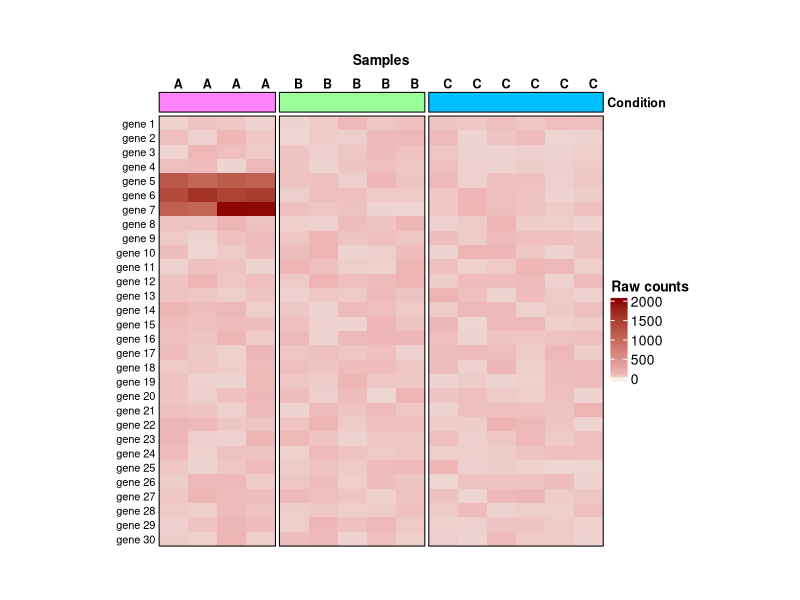
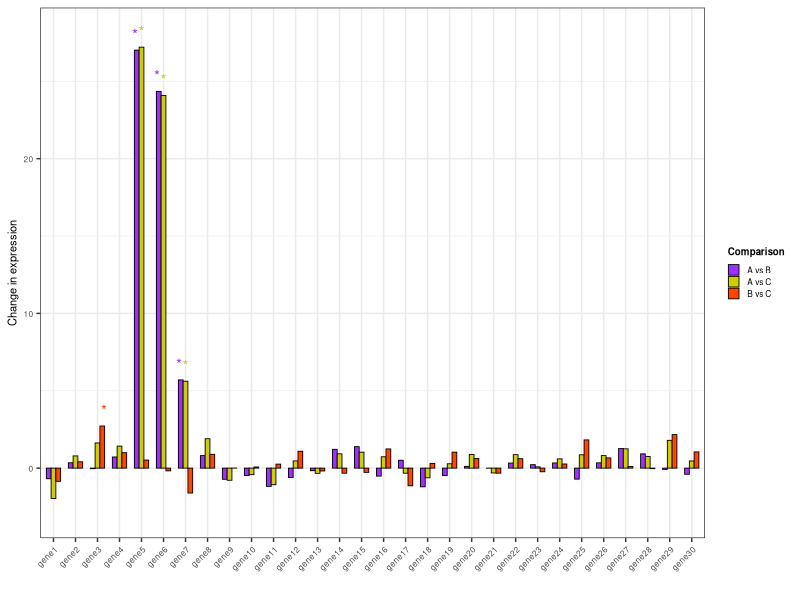
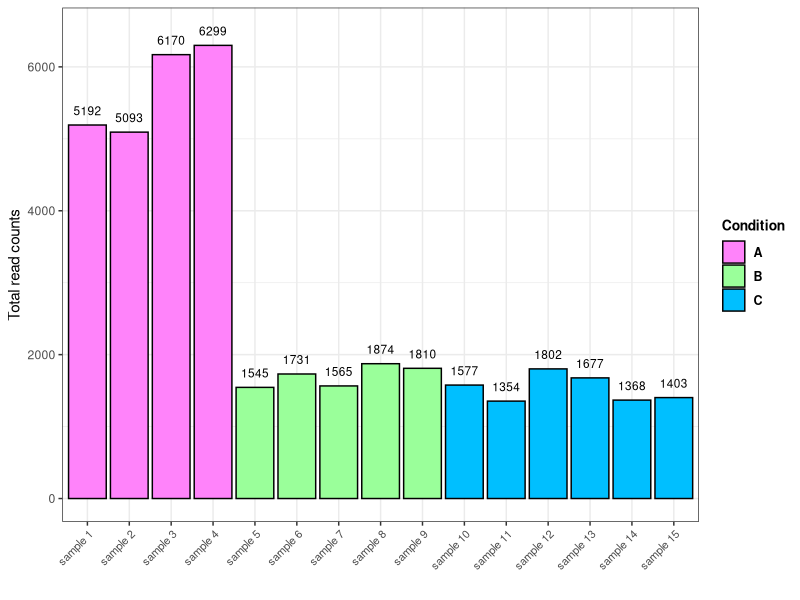

The R source for these figures, in order:
## ---- chunk 1

library(ComplexHeatmap)
library(circlize)

## 15 samples across 3 conditions 
conditions <- rep(c("A", "B", "C"), c(4, 5, 6))

## Raw counts for 30 genes across the 15 samples
set.seed(12242024)
expr <- matrix(data = sample(c(10:100), replace = T, size = 450), nrow = 30)
colnames(expr) <- conditions
rownames(expr) <- paste("gene", 1:30)

## Introduce 3 highly-expressed genes in condition A only
expr[c("gene 5", "gene 6", "gene 7"), 1:4] <- sample(c(1000:2000), replace = T, size = 12)


## Plot
col_anno <- HeatmapAnnotation(
  Condition = anno_block(gp = gpar(fill = c("orchid1", "palegreen1", "deepskyblue1"), col = "black"), show_name = T), 
  annotation_name_gp =  gpar(fontsize = 9, fontface = "bold"))

Heatmap(expr,
        name = "Raw counts", 
        top_annotation = col_anno, 
        cluster_rows = FALSE,
        cluster_columns = FALSE,
        col = colorRamp2(c(1, 10, 100, 2000), c("linen", "mistyrose2", "rosybrown2", "darkred")),
        column_split = conditions,
        border = TRUE,
        show_row_names = TRUE,
        column_title = "Samples",
        column_title_gp = gpar(fontsize = 10, fontface = "bold"),
        column_names_side = "top",
        column_names_gp = gpar(fontsize = 9, fontface = "bold"),
        row_names_gp = gpar(fontsize = 8),
        row_names_side = "left",
        column_names_rot = 0,
        heatmap_width = unit(12.5, "cm"),
        heatmap_height = unit(12.5, "cm")
)
## ---- chunk 2
library(reshape2)
library(ggplot2)
library(ggrepel)

## Matrices to save gene p-values and t-stats
pvals <- matrix(data = NA, nrow = nrow(expr), ncol = 3)
tstats <- matrix(data = NA, nrow = nrow(expr), ncol = 3)

colnames(pvals) <- colnames(tstats)  <- c("A_vs_B",  "A_vs_C",  "B_vs_C")
rownames(pvals) <- rownames(tstats) <- paste0("gene", 1:30)


## Iterate over genes
for(i in 1:nrow(expr)){
  
  ## t-test for gene expr in condition1 vs condition2
  for(condition_pair in list(c("A", "B"),  c("A", "C"),  c("B", "C"))){
    
    comparison <- paste0(condition_pair[1], "_vs_", condition_pair[2])
    gene <- paste0("gene", i)
    
    gene_expr <- expr[i, colnames(expr) %in% condition_pair]
    formula <- gene_expr ~ Condition
    results <- t.test(formula = formula, 
                      data = data.frame("Condition" = conditions[conditions %in% condition_pair]))
    
    pvals[gene, comparison] <- results$p.value
    tstats[gene, comparison] <- results$statistic

  }
  
}

## Plot t-stats (expression change size)
melted_pvals = melt(pvals)
melted_tstats = melt(tstats)

data = cbind(melted_pvals, melted_tstats$value)
colnames(data) <- c("gene", "comparison", "p", "t")
data$signif <- sapply(data$p, function(p){ if(p<0.05){"*"} else{NA}})

ggplot(data, aes(x = gene, y = t, fill = comparison, color = comparison)) + 
  geom_bar(stat = "identity", position="dodge", colour = "black", width = 0.65, linewidth = 0.3) +
  geom_text(aes(x = gene, y = t + (sign(t)), label = signif, group = comparison, color = comparison), 
            position = position_dodge(0.9), hjust = 0.5,
            show.legend = F) +
  theme_bw() + 
  labs(x = "", y = "Change in expression", fill = "Comparison") + 
  scale_fill_manual(values = c("A_vs_B" = "purple1", "A_vs_C" = "yellow3", "B_vs_C" = "orangered1"), 
                               labels = c("A vs B", "A vs C", "B vs C")) +
  scale_color_manual(values = c("A_vs_B" = "purple1", "A_vs_C" = "yellow3", "B_vs_C" = "orangered1")) +
  theme(axis.text.x = element_text(size = 6, angle = 45, hjust = 1), 
        axis.title.y = element_text(size = 8), 
        axis.text.y = element_text(size = 6), 
        legend.title = element_text(face = "bold", size = 7), 
        legend.text = element_text(size = 6), 
        legend.key.width = unit(0.3, "cm"),
        legend.key.height = unit(0.3, "cm"))



## ---- chunk 3
library(ggplot2)

## Sample library sizes
library_sizes <- data.frame("lib_size" = apply(expr, 2, sum),
                            "sample" = paste("sample", 1:15),
                            "Condition" = conditions)

## Order samples for plotting
library_sizes$sample <- factor(library_sizes$sample, levels = unique(library_sizes$sample))

## Bar plot
ggplot(data = library_sizes, aes(x = sample, y = lib_size, fill = Condition)) + 
  geom_bar(stat = "identity", colour = "black") + 
  geom_text(aes(y = lib_size + 200, label = lib_size), size = 3) +
  theme_bw() + 
  labs(x = "", y = "Total read counts") + 
  scale_fill_manual(values = c("A" = "orchid1", "B" = "palegreen1", "C" = "deepskyblue1")) +
  theme(axis.text.x = element_text(size = 8, angle = 45, hjust = 1), 
        legend.title = element_text(face = "bold", size = 10), 
        legend.text = element_text(face = "bold", size = 9))


## ---- chunk 4

## Create pool of reads per gene in each sample
reads_per_gene_per_sample <- apply(expr, 2, function(sample) {rep(rownames(expr), sample)})

## Randomly select 1000 reads per sample
reads_sample <- lapply(reads_per_gene_per_sample, function(sample) {sample(sample, size = 1000, replace = FALSE)})
